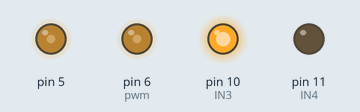
Recording of a sketch running on a simulated Arduino Uno, built with avr-gcc and run on an emulated ATmega328P. On the bench: output pins drawn as LEDs (lit = HIGH).

Above: at 0.1 s.
Timing chart, 0 to 1.6 s (numbered marks = the images above):
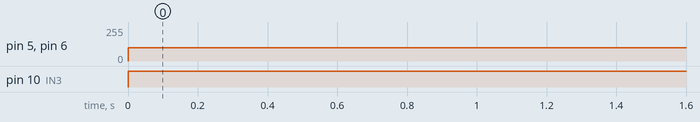

The sketch:

test.ino
```cpp
#define ENCA 12 // YELLOW
#define ENCB 3 // WHITE
#define pwm 6
#define IN3 10
#define IN4 11
int dir_0 = 1;
volatile int pos = 0;

void setup()
{
  //Pin assign
  pinMode(ENCA,INPUT);
  pinMode(ENCB,INPUT);
  pinMode(pwm,OUTPUT);
  pinMode(IN3,OUTPUT);
  pinMode(IN4,OUTPUT);
  //attachInterrupt(1,readEncoder,CHANGE);

}

void loop()
{
  //CW
  digitalWrite(10,HIGH);
  digitalWrite(11,LOW);
  analogWrite(6,100);

  digitalWrite(8,HIGH);
  digitalWrite(9,LOW);
  analogWrite(5,100);
}
```

Measured:
- by itself, pin 5, pin 6 (pwm): 0/255 → 100/255 at 0.00 s
- by itself, pin 10 (IN3): LOW → HIGH at 0.00 s
